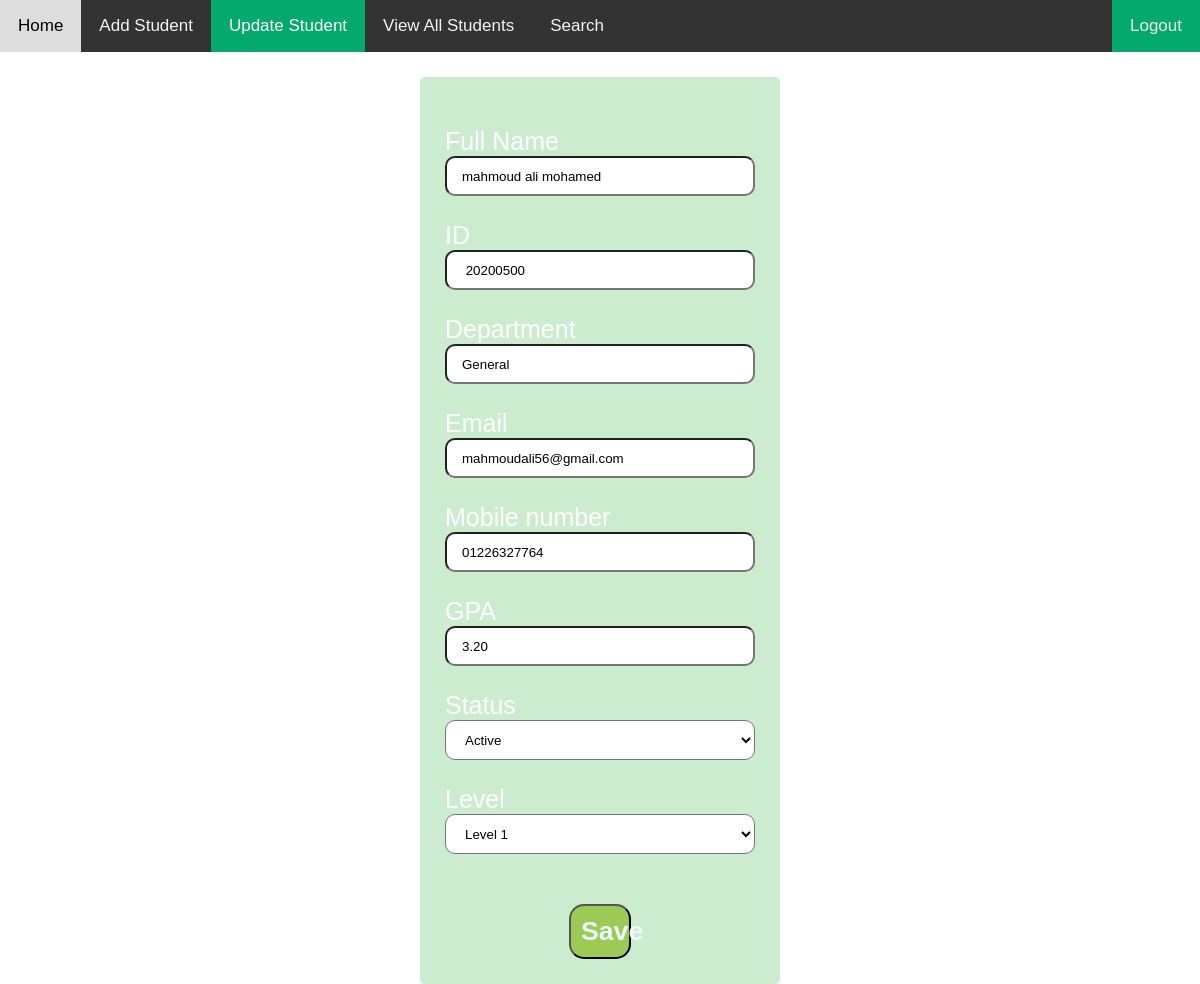
The page /Student/update/20200500 (signed in) on the database its author committed.
### Student/models.py (models this page shows, shortened)
class Student(models.Model):
    Name = models.CharField(max_length=60,null=True)
    id = models.CharField(max_length=8,primary_key=True)
    Email = models.EmailField(max_length= 25)
    Gender = models.CharField(max_length=6,choices=ge)
    MobileNumber = models.CharField(max_length=11)
    Date_of_birth = models.DateField(null=True)
    GPA = models.DecimalField(max_digits=3,decimal_places=2,null=True)
    status = models.CharField(max_length=8,choices=st)
    level = models.CharField(max_length=1,choices=lev)
    Department = models.CharField(max_length=7,choices=dep)
    class Meta:
        ordering = ['Name']

### Student/views.py (the view)
# urls.py: path('update/<int:id>',views.indexStudentUpdate,name='studentUpdate'),
@login_required(login_url='Home/page1')
def indexStudentUpdate(request,id):
    mystudent = Student.objects.get(id=id)
    template = loader.get_template('Student/indexUpdate.html')
    context = {
    'mystudent': mystudent,
    }
    return HttpResponse(template.render(context, request))

### templates/Student/indexUpdate.html (shortened to what this page needs)
{% block content %}
{% load static %}
<!DOCTYPE html>
<html>
    <head>
        <link rel="stylesheet" href="{% static 'css/css_topnav.css' %}">
        <link rel="stylesheet" href="https://cdnjs.cloudflare.com/ajax/libs/font-awesome/4.7.0/css/font-awesome.min.css">
        <link rel="stylesheet" href="{% static 'css/css_add.css' %}">
      </head>
  <body>
    <div class="topnav">
      <a  href="{% url 'Home' %}">Home</a>
      <a  href="{% url 'add' %}">Add Student</a>
      <a class="active" href="{% url 'update' %}">Update Student</a>
      <a  href="{% url 'view' %}">View All Students</a>
      <a  href="{% url 'search' %}">Search</a>
      <div class="topnav_rigth">
        <a class="Aout" href="{% url 'logout' %}">Logout</a>
      </div>
  </div>
    <div class="all">
      <div class="form" >
        <form action="updaterow/{{mystudent.id}}" id="FORM" method="POST">
          <div class="input">
            <div>
              <label for="Username">Full Name</label>
              <input type="text" name="username" value="{{mystudent.Name}}" required placeholder="your name">
            </div>
            <div>
              <label for="id">ID</label>
              <input type="text" value=" {{mystudent.id}}" class="left field" readonly>
            </div>
            <div>
              {% if mystudent.level == '3' %}
              <label for="Department">Department</label>
              <select name="Department" id="Department">
                <option value="{{mystudent.Department}}">{{mystudent.Department}}</option>
                {% if  mystudent.Department != 'CS'%}
                <option value="CS">CS</option>{% endif %}
                {% if  mystudent.Department != 'IT'%}
                <option value="IT">IT</option>{% endif %}
                {% if  mystudent.Department != 'IS'%}
                <option value="IS">IS</option>{% endif %}
                {% if  mystudent.Department != 'AI'%}
                <option value="AI">AI</option>{% endif %}
                {% if  mystudent.Department != 'DS'%}
                <option value="DS">DS</option>{% endif %}
                </select>
              {% else %}
              <label for="Department">Department</label>
              <input type="text" name="Department"  value="{{mystudent.Department}}" class="left field" readonly>
              {% endif %}
            </div>
            <div>
              <label for="email">Email</label>
              <input type="email" name="email"  value="{{mystudent.Email}}" required placeholder="your email">
            </div>
            <div>
              <label for="mobile number">Mobile number</label>
              <input type="number" name="mobile_number"  value="{{mystudent.MobileNumber}}" id="NUM" required placeholder="your mobile">
            </div>
            <div>
              <label for="GPA">GPA</label>
              <input  name="gpa" type="number" value="{{mystudent.GPA}}" id="GPA" min="0" max="4" step="0.1" required placeholder="your GPA">
            </div>
            <div>
            <label for="status">Status</label>
              <select name="status">
                <option value="{{mystudent.status}}">{{mystudent.status}}</option>
              </select>
            </div>
            <div>
              <label for="level">Level</label>
              <select name="level">
                <option value="{{mystudent.level}}"> Level {{mystudent.level}}</option>
              </select>
            </div>
          </div>
          </div>
          <div class="add">
            <button type="submit" id="ADDD"> <h1>Save</h1></button>
          </div>
      </div>
</html>
{% endblock content %}

### project/static/css/css_topnav.css (style rules this page uses)
* { box-sizing: border-box; }
body { margin: 0; font-family: Arial; }
.topnav_rigth { float: right; }
.Aout { background-color: #04AA6D; color: white; }
.topnav { overflow: hidden; background-color: #333; }
.topnav a { float: left; display: block; color: #f2f2f2; text-align: center; padding: 16px 18px; text-decoration: none; font-size: 17px; }
.topnav a.active { background-color: #04AA6D; color: white; }

### project/static/css/css_add.css (style rules this page uses)
* { margin: 0px; padding: 0px; box-sizing: border-box; }
body { background-image: url("../img/black-concrete-textured-background.jpg"); background-size: cover; min-height: 100vh; color: black; }
.all { margin: auto; color: #ffffff; background-color: #39b64242; border-radius: 5px; margin-top: 25px; padding: 25px; border-radius: 5px; width: 30%; }
.input div { margin-bottom: 25px; width: 100%; }
.input div input ,.input div select { width: 100%; height: 40px; border-radius: 10px; background-color: rgb(255 255 255); padding-left: 15px ; }
.form { margin-top: 25px; }
.add { text-align: center; margin-top: 50px; }
.add button { width: 20%; font-weight: bolder; background-color: rgb(157, 201, 85); color: aliceblue; border-radius: 15px; padding: 10px 10px 10px 10px; }
.input div label { font-size: 25px; }

### rows shown on the page
Student: username "mahmoud ali mohamed", id "20200500", Department "General", email "mahmoudali56@gmail.com", mobile_number "01226327764", gpa "3.20", status "Active"
